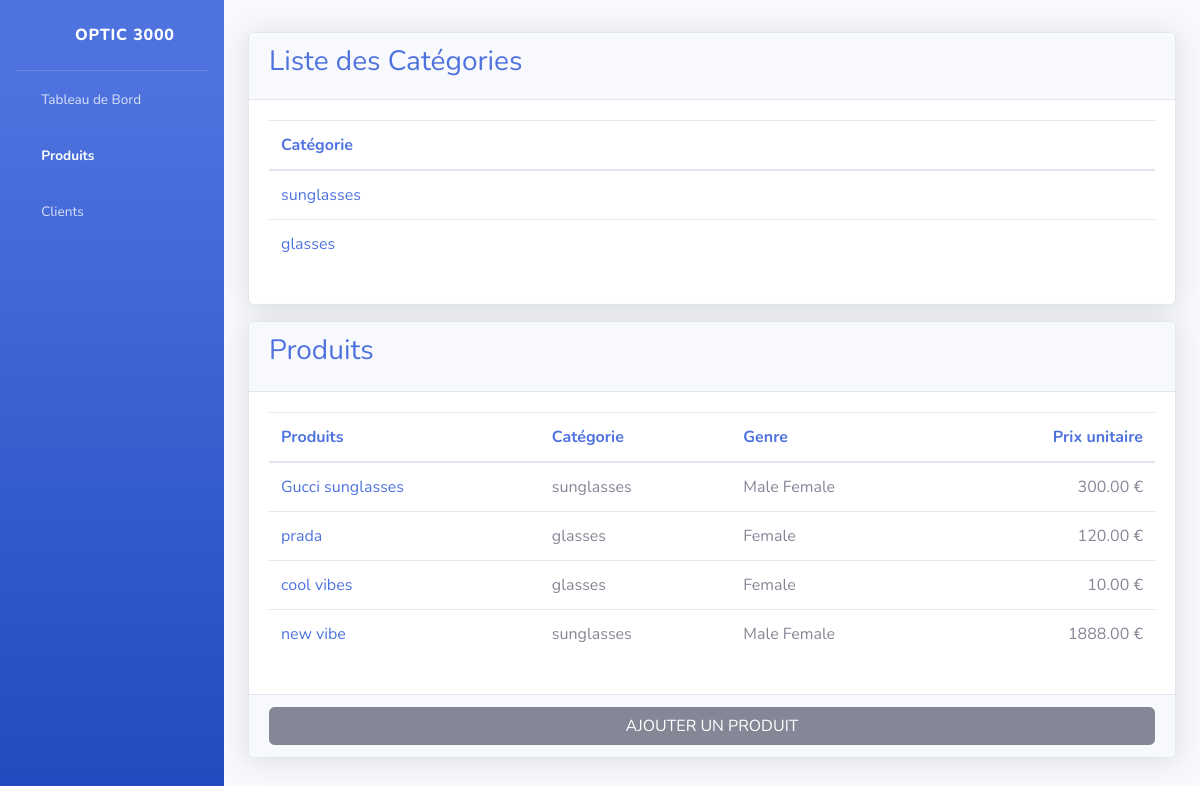
Before: /products/ with the older database file.
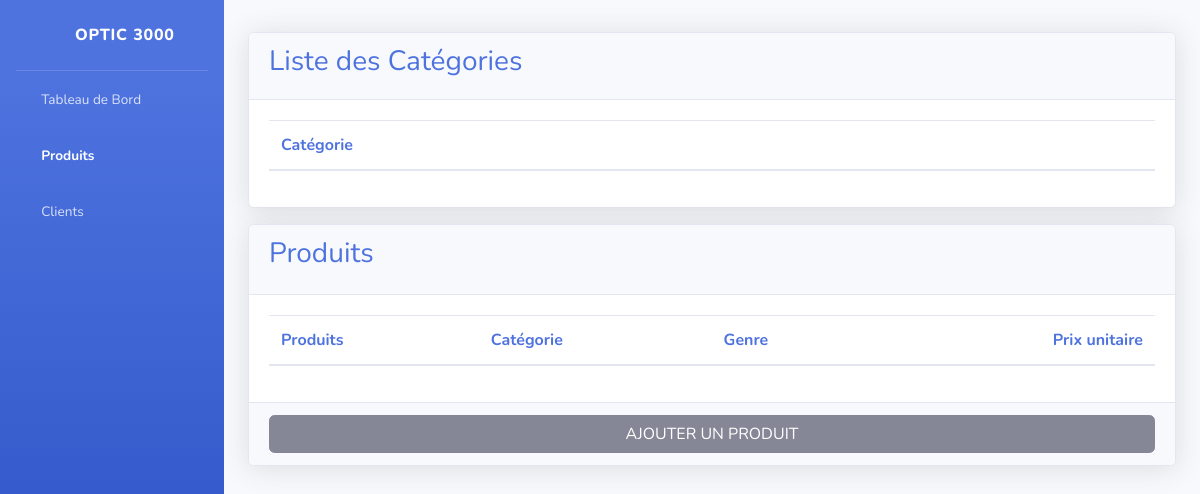
After: the same page with the newer database file.
### products/models.py (models this page shows, shortened)
class Category(models.Model):
    name = models.CharField(max_length=32)
    def __str__(self):
        return self.name

class Product(models.Model):
    name = models.CharField(max_length=255)
    description = models.TextField(blank=True, null=True)
    price = models.FloatField(blank=True, null=True)
    image = models.ImageField(upload_to='products/images', blank=True, null=True)
    gender = models.ManyToManyField(Gender)
    category = models.ForeignKey(Category, on_delete=models.CASCADE, blank=False, null=False)

### costumer/models.py (models this page shows)
class Gender(models.Model):
    name = models.CharField(max_length=32, default='Male')
    def __str__(self):
        return self.name

### products/views.py (the view)
# urls.py: path('', productList, name='products'),
def productList(request):
    products = Product.objects.all()
    categories = Category.objects.all()
    context = {
        'pageActive': 'Products',
        'products': products,
        'categories': categories,
        }
    return render(request, 'products/products.html', context)

### templates/products/products.html (shortened to what this page needs)
{% extends 'base.html' %}
{% load static %}
{% block content %}
<div class="row justify-content-center" style="padding-bottom: 1rem;">
    <div class="col-12">
        <div class="card text-left shadow">
            <div class="card-header">
                <div class="row">
                    <div class="col-11">
                        <H3 class="text-primary">Liste des Catégories</H3>
                    </div>
                    <div class="col-1 justify-content-end">
                        <h3>
                            <a href="{% url 'categoriesCreate' %}" class="text-muted" >
                                <i class="fas fa-fw fa-plus"></i>
                            </a>
                        </h3>
                    </div>
                </div>
            </div>
            <div class="card-body">
                <div class="row">
                    <div class="col-12">
                        <div class="table-responsive">
                            <table class="table">
                                <thead class="text-primary">
                                    <tr>
                                        <th>
                                            Catégorie
                                        </th>
                                    </tr>
                                </thead>
                                <tbody>
                                    {% for category in categories %}
                                    <tr>
                                        <td>
                                            <a href="{% url 'categoriesDetails' category.id %}">{{ category.name }}</a>
                                        </td>
                                    </tr>
                                    {% endfor %}
                                </tbody>
                            </table>
                        </div>
                    </div>
                </div>
            </div>
        </div>
    </div>
</div>
<div class="row justify-content-center">
    <div class="col-sm-12">
        <div class="card text-left shadow">
            <div class="card-header">
                <div class="row">
                    <div class="col-11">
                        <h3 class="card-title text-primary">Produits</h3>
                    </div>
                    <div class="col-1 justify-content-end">
                        <h3>
                            <a href="{% url 'productsCreate' %}" class="text-muted" >
                                <i class="fas fa-fw fa-plus"></i>
                            </a>
                        </h3>
                    </div>
                </div>
            </div>
            <div class="card-body">
                <div class="table-responsive">
                    <table class="table">
                        <thead class="text-primary">
                          <tr>
                            <th scope="col" class="text-left">Produits</th>
                            <th scope="col" class="text-left">Catégorie</th>
                            <th scope="col" class="text-left">Genre</th>
                            <th scope="col" class="text-right">Prix unitaire</th>
                          </tr>
                        </thead>
                        <tbody>
                            {% for product in products %}
                            <tr>
                                <td class="text-left">
                                    <a href="{% url 'productsDetails' product.id %}">{{product.name}}</a>
                                </td>
                                <td>
                                    {{ product.category }}
                                </td>
                                <td>
                                    {% for gender in product.gender.all %}
                                    {{ gender }}
                                    {% endfor %}
                                </td>
                                <td class="text-right">{{ product.price|floatformat:2 }} €</td>
                            </tr>
                            {% endfor %}
                        </tbody>
                    </table>
                </div>
            </div>
            <div class="card-footer">
                <a href="{% url 'productsCreate'%}" class="btn btn-secondary col-12">AJOUTER UN PRODUIT</a>
            </div>
        </div>
    </div>
</div>
{% endblock %}

### templates/base.html (shortened to what this page needs)
{% load static %}
<!DOCTYPE html>
<html lang="en">
<head>
    <link href="{% static 'vendor/fontawesome-free/css/all.min.css' %}" rel="stylesheet" type="text/css">
    <link href="{% static 'css/sb-admin-2.min.css' %}" rel="stylesheet">
</head>
<body id="page-top">
    <div id="wrapper">
        <ul class="navbar-nav bg-gradient-primary sidebar sidebar-dark accordion" id="accordionSidebar">
            <a class="sidebar-brand d-flex align-items-center justify-content-center" href="index.html">
                <div class="sidebar-brand-icon rotate-n-15">
                    <i class="fas fa-glasses"></i>
                </div>
                <div class="sidebar-brand-text mx-3">optic 3000</div>
            </a>
            <hr class="sidebar-divider my-0">
            <li class="nav-item {% if pageActive == 'Dashboard' %}active{%else%} {% endif %}">
                <a class="nav-link" href="{% url 'dashboard' %}">
                    <i class="fas fa-fw fa-tachometer-alt"></i>
                    <span>Tableau de Bord</span></a>
            </li>
            <li class="nav-item {% if pageActive == 'Products' %}active{% endif %}">
                <a class="nav-link" href="{% url 'products' %}">
                    <i class="fas fa-fw fa-glasses"></i>
                    <span>Produits</span></a>
            </li>
            <li class="nav-item {% if pageActive == 'Costumers' %}active{%else%} {% endif %}">
                <a class="nav-link" href="{% url 'costumers' %}">
                    <i class="fas fa-fw fa-users"></i>
                    <span>Clients</span></a>
            </li>
        </ul>
        <div id="content-wrapper" class="d-flex flex-column">
            <div id="content">
                <div class="container-fluid", style="margin-top: 2rem;">
                    {% block content %}
                    {% endblock %}
        </div>
    </div>
</body>
</html>

Changed rows visible on the page:
removed Category: name "sunglasses"
removed Category: name "glasses"
removed Product: name "Gucci sunglasses", category "sunglasses", price "300.00"
no longer on this page (row unchanged): Gender: name "Male"
no longer on this page (row unchanged): Gender: name "Female"
removed Product: name "prada", category "glasses", price "120.00"
removed Product: name "cool vibes", category "glasses", price "10.00"
removed Product: name "new vibe", category "sunglasses", price "1888.00"
